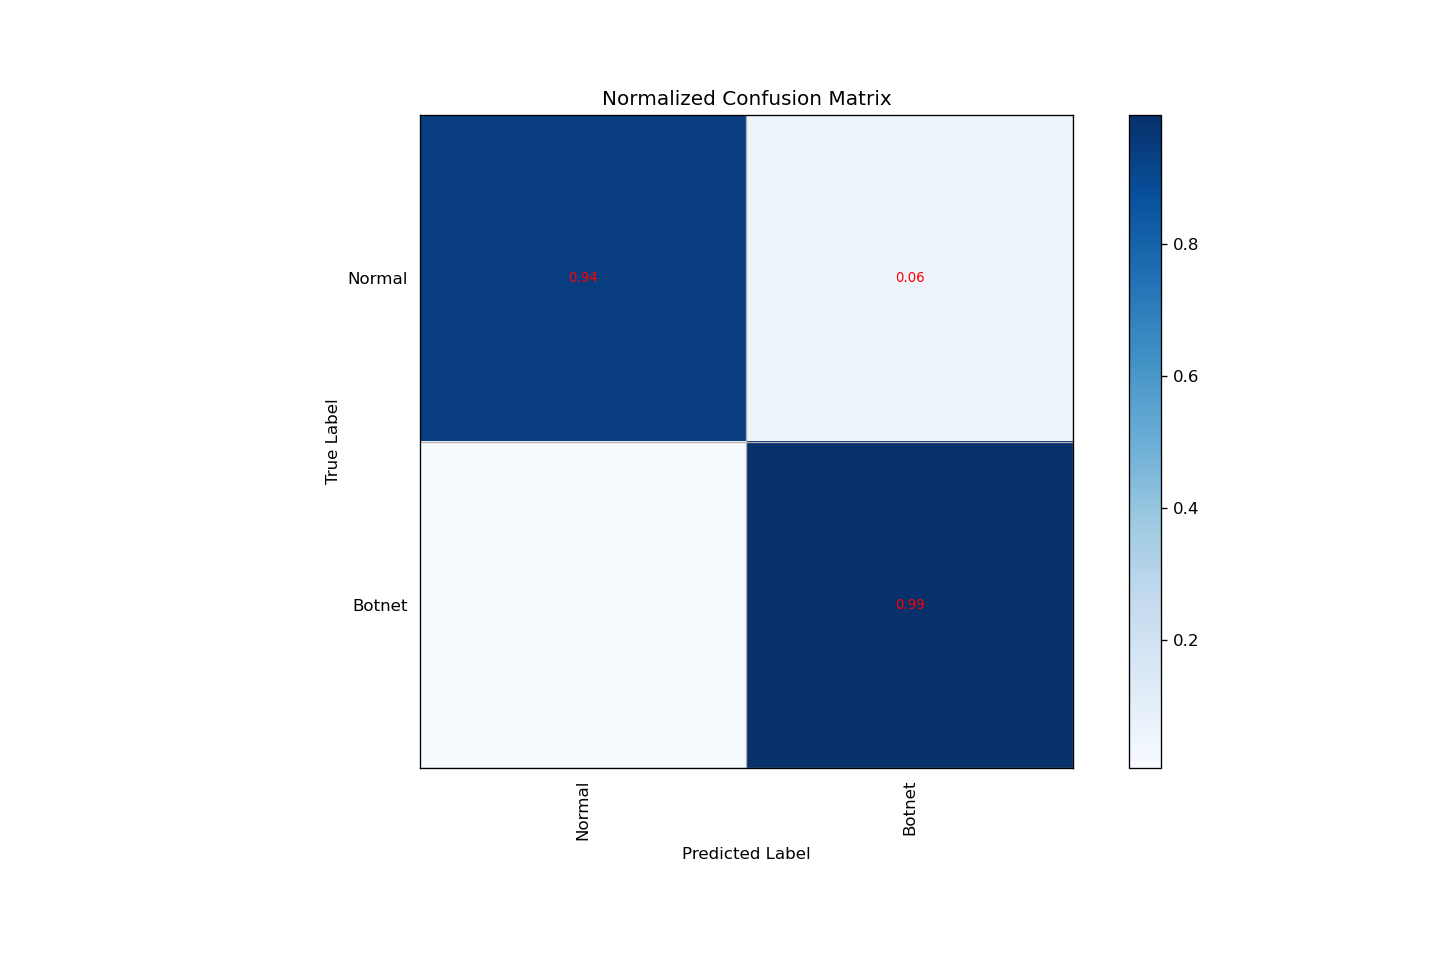

Write the Python code that produced this figure.
import torch
import torch.nn.functional as F
from torch.utils.data import DataLoader
from sklearn.metrics import classification_report, confusion_matrix, roc_auc_score
from sklearn.metrics import accuracy_score, precision_score, recall_score, f1_score
import matplotlib.pyplot as plt
import numpy as np

# === 可视化混淆矩阵类 ===
class PlotConfusionMatrix:
    def plot_confusion_matrix(self, labels, cm, title='Confusion Matrix', cmap=plt.cm.Blues):
        plt.imshow(cm, interpolation='nearest', cmap=cmap)
        plt.title(title)
        plt.colorbar()
        tick_marks = np.arange(len(labels))
        plt.xticks(tick_marks, labels, rotation=90)
        plt.yticks(tick_marks, labels)
        plt.ylabel('True Label')
        plt.xlabel('Predicted Label')

    def prepare_work(self, labels, y_true, y_pred):
        cm = confusion_matrix(y_true, y_pred)
        cm_normalized = cm.astype('float') / cm.sum(axis=1)[:, np.newaxis]
        cm_normalized = np.nan_to_num(cm_normalized)

        plt.figure(figsize=(12, 8), dpi=120)
        for i in range(len(labels)):
            for j in range(len(labels)):
                value = cm_normalized[i][j]
                if value > 0.01:
                    plt.text(j, i, f"{value:.2f}", color='red', ha='center', va='center', fontsize=8)

        plt.gca().set_xticks(np.arange(len(labels)) + 0.5, minor=True)
        plt.gca().set_yticks(np.arange(len(labels)) + 0.5, minor=True)
        plt.gca().xaxis.set_ticks_position('none')
        plt.gca().yaxis.set_ticks_position('none')
        plt.grid(True, which='minor', linestyle='-')
        plt.gcf().subplots_adjust(bottom=0.2)

        self.plot_confusion_matrix(labels, cm_normalized, title='Normalized Confusion Matrix')
        plt.show()

def plotMatrix(attacks, y_true, y_pred):
    unique_labels = np.unique(np.concatenate((y_true, y_pred)))
    label_names = [attacks[i] for i in unique_labels]
    p = PlotConfusionMatrix()
    p.prepare_work(label_names, y_true, y_pred)

# === 模型结构 ===
class BotnetCNN(torch.nn.Module):
    def __init__(self, input_len):
        super().__init__()
        self.conv1 = torch.nn.Conv1d(1, 32, 3)
        self.bn1 = torch.nn.BatchNorm1d(32)
        self.dropout1 = torch.nn.Dropout(0.2)
        self.fc1 = torch.nn.Linear((input_len - 2) * 32, 128)
        self.dropout2 = torch.nn.Dropout(0.2)
        self.fc2 = torch.nn.Linear(128, 2)

    def forward(self, x):
        x = F.relu(self.bn1(self.conv1(x)))
        x = x.view(x.size(0), -1)
        x = self.dropout1(x)
        x = F.relu(self.fc1(x))
        x = self.dropout2(x)
        return self.fc2(x)

# === 加载数据与模型 ===
X_train, y_train, X_test, y_test = torch.load('cnn_data.pt')
model = BotnetCNN(input_len=X_test.shape[2])
model.load_state_dict(torch.load('model/best_cnn_model1.pth'))
model.eval()

# === 执行预测 ===
y_true, y_pred, y_prob = [], [], []
test_loader = DataLoader(list(zip(X_test, y_test)), batch_size=256)

with torch.no_grad():
    for xb, yb in test_loader:
        out = model(xb)
        prob = F.softmax(out, dim=1)
        _, pred = torch.max(prob, dim=1)
        y_true.extend(yb.numpy())
        y_pred.extend(pred.numpy())
        y_prob.extend(prob[:, 1].numpy())

# === 输出分类指标 ===
print("输出分类指标:")
print(classification_report(y_true, y_pred, target_names=['Normal', 'Botnet']))

accuracy = accuracy_score(y_true, y_pred)
precision = precision_score(y_true, y_pred)
recall = recall_score(y_true, y_pred)
f1 = f1_score(y_true, y_pred)

print("\n性能指标:")
print(f"Accuracy   : {accuracy:.4f}")
print(f"Precision  : {precision:.4f}")
print(f"Recall     : {recall:.4f}")
print(f"F1-Score   : {f1:.4f}")

try:
    roc_auc = roc_auc_score(y_true, y_prob)
    print("ROC-AUC Score: {:.4f}".format(roc_auc))
except ValueError:
    print("⚠️ ROC-AUC 无法计算（可能测试集中只有一类）")

# === 混淆矩阵可视化 ===
attacks = {0: 'Normal', 1: 'Botnet'}
plotMatrix(attacks, np.array(y_true), np.array(y_pred))
